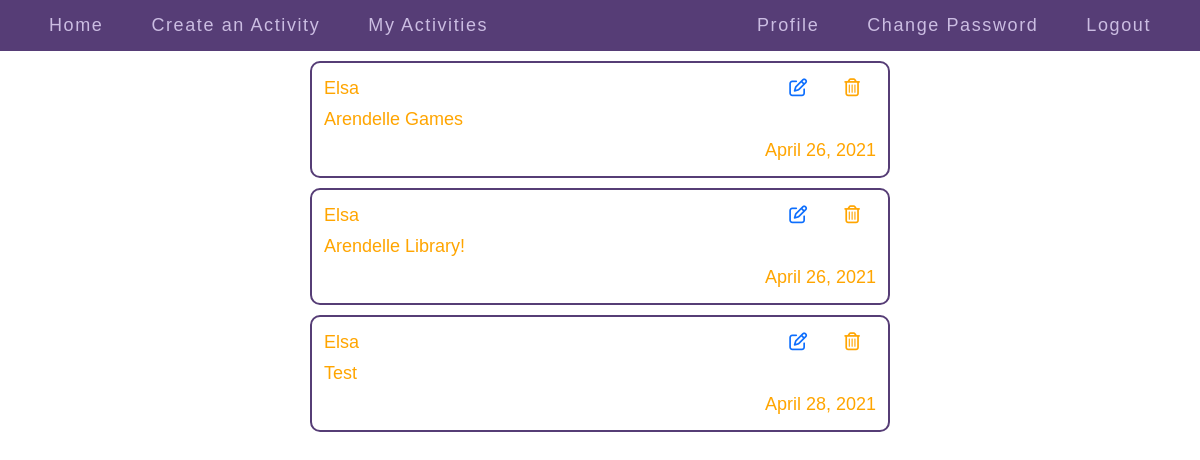
The app's page /my-activities/ (signed in) with its own data.
### meet/models.py (models this page shows, shortened)
class Activity(models.Model):
    user = models.ForeignKey(User, on_delete=models.CASCADE, related_name="activities")
    title = models.CharField(max_length=128)
    description = models.TextField()
    time = models.DateTimeField(default=timezone.now)

### meet/views.py (the view)
# urls.py: path("my-activities/", views.myactivities, name="my_activities"),
@login_required(login_url='/')
def myactivities(request):
    activities = Activity.objects.filter(user=request.user)
    return render(request, "meet/myactivities.html", {
    "activities": activities
    })

### meet/templates/meet/myactivities.html (shortened to what this page needs)
{% extends "meet/layout.html" %}
{% load static %}
{% block body %}
  <div class="index_page">
    {% for activity in activities %}
      <div class="indexpage_activity" data-id={{ activity.id }}>
        <div class="fontawesome_icons">
          <a href="{% url 'edit_activity' activity.id %}"><i class="far fa-edit fontawesome_edit fontawesome_common"></i></a>
          <i class="far fa-trash-alt fontawesome_delete fontawesome_common"></i>
        </div>
        <div>
          {{ activity.user.username }}
        </div>
        <div>
          {{ activity.title }}
        </div>
        <div class="indexpage_posted_on">
          {{ activity.time|date:"F d, Y" }}
        </div>
      </div>
    {% endfor %}
  </div>
{% endblock %}

### meet/static/meet/styles.css (style rules this page uses)
* { font-family: Arial, sans-serif; }
html, body { padding: 0; margin: 0; }
.form_register, .form_update, .password_forms, .activity_form, .index_page { width: 75%; min-width: 300px; max-width: 600px; }
.index_page { margin: auto; }
.index_page > * { margin: 10px; }
.indexpage_activity > * { margin: 2px; }
.indexpage_activity { border: 2px solid #563d76; color: orange; display: flex; flex-direction: column; padding: 10px; border-radius: 10px; font-size: 18px; position: relative; }
.indexpage_activity .indexpage_posted_on { align-self: flex-end; }
.fontawesome_icons { position: absolute; top: 10px; right: 10px; }
.fontawesome_common { display: inline-block; padding: 4px; margin: 0 12px; }

### records on screen
Activity: user.username "Elsa", title "Arendelle Games", time "April 26, 2021"
Activity: user.username "Elsa", title "Arendelle Library!", time "April 26, 2021"
Activity: user.username "Elsa", title "Test", time "April 28, 2021"
